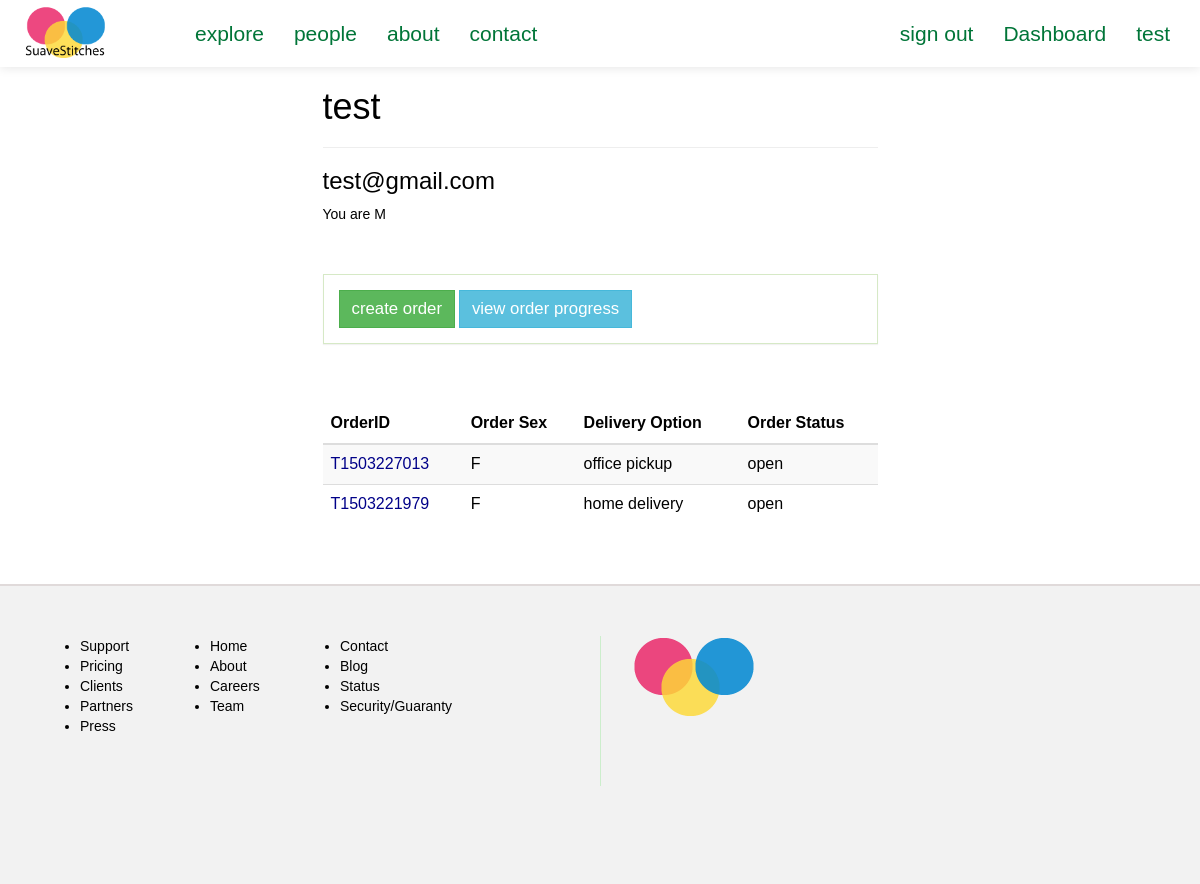
Screenshot of /suave/dashboard/ (signed in) with the database file from the repository.
### suave/models.py (models this page shows, shortened)
class Client(models.Model):
	FEMALE = 'F'
	MALE = 'M'
	SEX_CHOICE = (
		(FEMALE, 'F'),
		(MALE, 'M'),
	)
	user = models.OneToOneField(User)
	address = models.CharField(max_length=200, null=True)
	preference = models.CharField(max_length=40)
	sex = models.CharField(max_length=2, choices=SEX_CHOICE, default=" ")

class Order(models.Model):
	client = models.ForeignKey(Client, null=True)
	size = models.ForeignKey(Size, null=True)
	tailor = models.ForeignKey(Tailor, null=True)
	fabric = models.ForeignKey(Fabric, null=True) #* change to foreign key with Fabric
	main_order_id = models.CharField(max_length=15, null=True)
	details = models.CharField(max_length=250, null=True) #*
	delivery_option = models.CharField(max_length=100, null=True)
	service_option = models.CharField(max_length=100, null=True)
	sex = models.CharField(max_length=2, default=' ')
	status = models.CharField(max_length=20, default='OPEN') #*
	cost = models.IntegerField(default=0000) # final cost of order

### suave/views.py (the view)
@login_required
def clientDashboard(request):
	context = {}
	client = Client.objects.get(user=request.user)
	if request.session['new_user_check'] == 1:
		context['new_user_check'] = True
		request.session['new_user_check'] = 2
	context['orders'] = Order.objects.filter(client=client)
	return render(request, 'i/client/dashboard.html', context)

### suave/templates/i/client/dashboard.html (shortened to what this page needs)
{% extends "i/layout/base.html" %}
{% block main_section %}
	<div class="col-lg-6 col-lg-offset-3">
		<h1>{{ user.username }}</h1>
		<hr>
		<h3>{{ user.email }}</h3>
		<p>You are {{ user.client.sex }}</p>
		<br><br>
		<div class="client-dashboard-panel panel panel-body panel-success">
			<a href="{% url 'suave:createOrder' %}" class="btn btn-success">create order</a>
			<a href="" class="btn btn-info">view order progress</a>
		</div>
		<br><br>
		{% if orders %}
			<table class="table table-striped table-hover">
				<thead>
					<tr>
						<th>OrderID</th>
						<th>Order Sex</th>
						<th>Delivery Option</th>
						<th>Order Status</th>
					</tr>
				</thead>
				<tbody>
					{% for order in orders %}
					<tr>
						<td style="color:#008"><span>{{ order.main_order_id }}</span></td>
						<td>{{ order.sex }}</td>
						<td>{{ order.delivery_option|lower }}</td>
						<td>{{ order.status|lower }}</td>
					</tr>
					{% endfor %}
				</tbody>
			</table>
		{% endif %}
		<br><br>
	</div>
{% endblock %}

### suave/templates/i/layout/base.html (shortened to what this page needs)
<html>
	<head>
		{% load staticfiles %}
		<link rel="stylesheet" type="text/css" href="{% static 'css/style.css' %}">
	</head>
	{% if tailorPage %}
	<body class="tailorPage-color">
	{% else %}
	<body>
	{% endif %}
	{% if tailorPage %}
		<nav class="navbar navbar-default" role="navigation" style="background:#B2EBF2">
	{% else %}
		<nav class="navbar navbar-default" role="navigation">
	{% endif %}
			<div class="container">
				<div class="row">
					<div class="navbar-header">
						<div id="header">
							<a class="navbar-brand" href="/suave">
								<img src="{% static 'img/my_logo_1.png' %}">
							</a>
						</div>
					</div>
					<div class="collapse navbar-collapse navbar-ex1-collapse">
						<ul class="nav navbar-nav navbar-left">
							<li class=""><a href style="background:#">explore</a></li>
							<li class=""><a href="{% url 'suave:tailorHome' %}">people</a></li>
							<li class=""><a >about</a></li>
							<li class=""><a >contact</a></li>
						</ul>
						<ul class="nav navbar-nav navbar-right">
							{% if user.is_authenticated %}
							<li><a href="{% url 'suave:signout' %}" class="">sign out</a></li>
								{% if user.tailor.rate %}
									<li><a href="{% url 'suave:tailorDashboard' %}" class="">Dashboard</a></li>
								{% else %}
									<li><a href="{% url 'suave:clientDashboard' %}" class="">Dashboard</a></li>
								{% endif %}
							<li><a class="">{{user}}</a></li>
							{% else %}
							<li><a role="button" class="" data-toggle="modal" data-target=".bs-example-modal-sm">sign in</a></li>
							{% endif %}
						</ul>
					</div>
				</div>
			</div>
		</nav>
		<div class="container">
			<div class="row">
					{% block main_section %}
					{% endblock %}
			</div>
		</div>
		<div class="footer">
			<div class="col-lg-6 footer-left">
				<ul class="col-sm-3">
					<li>Support</li>
					<li>Pricing</li>
					<li>Clients</li>
					<li>Partners</li>
					<li>Press</li>
				</ul>
				<ul class="col-sm-3">
					<li>Home</li>
					<li>About</li>
					<li>Careers</li>
					<li>Team</li>
				</ul>
				<ul class="col-sm-3">
					<li>Contact</li>
					<li>Blog</li>
					<li>Status</li>
					<li>Security/Guaranty</li>
				</ul>
			</div>
			<div class="col-lg-6 footer-right">
				<img src="{% static 'img/my_logo.png' %}">
			</div>
		</div>
	</body>
</html>

### suave/static/css/style.css (style rules this page uses)
a { text-decoration: none; }
#header img { width: 65%; }
.navbar { background-repeat: no-repeat; border-bottom: 1px solid #178ACC; box-shadow: 0px 1px 10px rgba(0, 0, 0, 0.1); border-radius: 0px; margin-bottom: 0px; }
.navbar-default { background: #fff; border-color: #fff; }
.navbar-default .navbar-brand, .navbar-default .navbar-brand:hover, .navbar-default .navbar-brand:focus, .navbar-default .navbar-nav > li > a { color: #007538; font-size: 1.5em; }
.navbar-default .navbar-nav > li > a { line-height: 35px; }
.footer { min-height: 300px; background: #f2f2f2; padding: 50px; border-top: 2px #e0dada solid; }
.footer-right { height: 150px; border-left: 1px #cec solid; }
.client-dashboard-panel a { font-size: 1.2em; }
#header { margin: -10px auto auto auto; }
* { -webkit-border-radius: 0 !important; -moz-border-radius: 0 !important; -ms-border-radius: 0 !important; border-radius: 0 !important; }
body { color: #000; font-family: weblysleek, arial; }

### rows the page displays
Order: main_order_id "T1503227013", sex "F", delivery_option "office pickup", status "open"
Order: main_order_id "T1503221979", sex "F", delivery_option "home delivery", status "open"

### other values shown
{{ user }} "test"
{{ user.username }} "test"
{{ user.email }} "test@gmail.com"
{{ user.client.sex }} "M"
